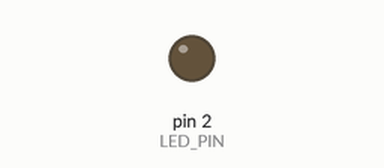
Bench run of a sketch on a simulated Arduino Uno, built with avr-gcc and run on an emulated ATmega328P. On the bench: output pins drawn as LEDs (lit = HIGH).

Above: at 1.3 s.
At 12.2 s:
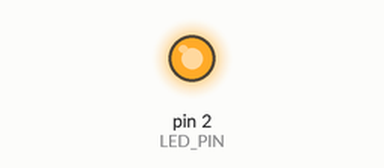
Timing chart, 0 to 13.0 s (numbered marks = the images above):
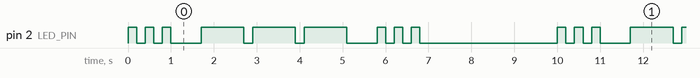

Measured:
- by itself, pin 2 (LED_PIN): repeats every 10.0 s: 2 × (LOW 0.20 s, HIGH 0.20 s), LOW 0.70 s, 2 × (HIGH 1.0 s, LOW 0.20 s), HIGH 1.0 s, LOW 0.70 s, 2 × (HIGH 0.20 s, LOW 0.20 s), HIGH 0.20 s, LOW 3.2 s, HIGH 0.20 s
- by itself, everything shown: repeats every 10.0 s, in 18 steps

The sketch:

SOS.ino
```cpp
#define LED_PIN 2

unsigned long prevMillis = 0;
int step = 0;      // 控制SOS步骤
int count = 0;      // 记录闪了几次

// 时间配置
const int dot = 200;    // 短亮
const int dash = 1000;   // 长亮
const int gap = 200;    // 闪之间间隔
const int letter = 500; // 字母间隔
const int endPause = 3000; // 一轮结束长停顿

void setup() {
  pinMode(LED_PIN, OUTPUT);
}

void loop() {
  unsigned long now = millis();

  switch (step) {

    // S: 3短
    case 0:
      if (now - prevMillis >= dot) {
        digitalWrite(LED_PIN, LOW);
        if (now - prevMillis >= dot + gap) {
          prevMillis = now;
          count++;
          if (count >= 3) {
            count = 0;
            step = 1; // 进入字母间隔
          }
        }
      } else {
        digitalWrite(LED_PIN, HIGH);
      }
      break;

    // 字母间隔
    case 1:
      digitalWrite(LED_PIN, LOW);
      if (now - prevMillis >= letter) {
        prevMillis = now;
        step = 2;
      }
      break;

    // O: 3次长闪
    case 2:
      if (now - prevMillis >= dash) {
        digitalWrite(LED_PIN, LOW);
        if (now - prevMillis >= dash + gap) {
          prevMillis = now;
          count++;
          if (count >= 3) {
            count = 0;
            step = 3;
          }
        }
      } else {
        digitalWrite(LED_PIN, HIGH);
      }
      break;

    // 字母间隔
    case 3:
      digitalWrite(LED_PIN, LOW);
      if (now - prevMillis >= letter) {
        prevMillis = now;
        step = 4;
      }
      break;

    // S: 3次短闪
    case 4:
      if (now - prevMillis >= dot) {
        digitalWrite(LED_PIN, LOW);
        if (now - prevMillis >= dot + gap) {
          prevMillis = now;
          count++;
          if (count >= 3) {
            count = 0;
            step = 5; // 进入结束长停顿
          }
        }
      } else {
        digitalWrite(LED_PIN, HIGH);
      }
      break;

    // 一轮结束，长停顿
    case 5:
      digitalWrite(LED_PIN, LOW);
      if (now - prevMillis >= endPause) {
        prevMillis = now;
        step = 0; // 重新开始SOS
      }
      break;
  }
}
```
